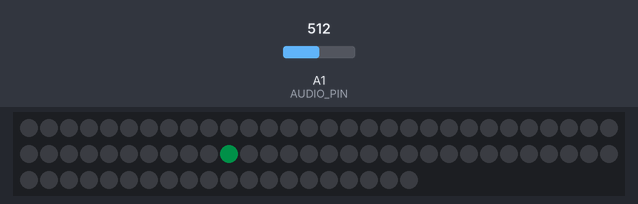
This sketch was run on a simulated Arduino Uno, built with avr-gcc and run on an emulated ATmega328P. Parts: 80 RGB LEDs in strip order, left to right, continuing on the next row. The test bench sets the inputs (shaded band); at power-on: A1 (AUDIO_PIN) = 512. Dim RGB values are drawn brighter than linear.

Above: at 0.15 s.
At 4.98 s:
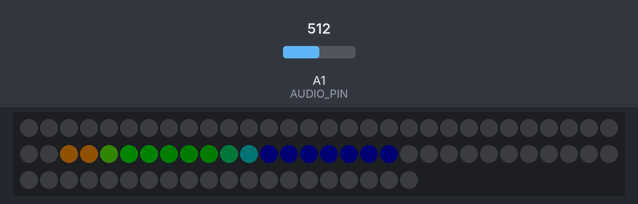
At 9.8 s:
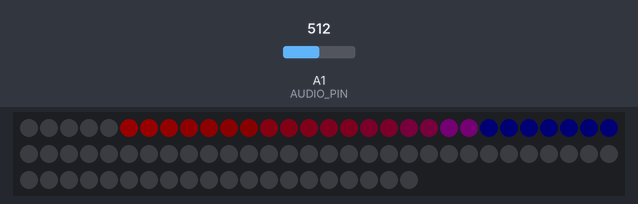
At 20.36 s:
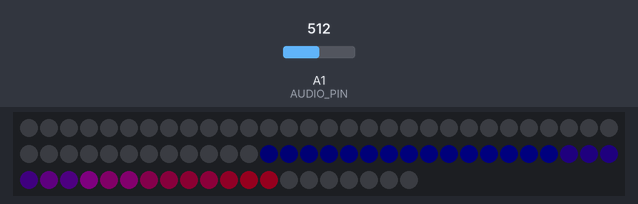
At 30.31 s:
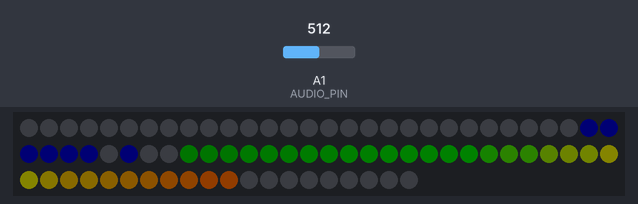
At 39.66 s:
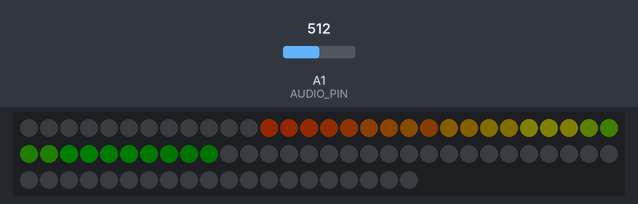

The sketch:

gradient.ino
```cpp
#include <FastLED.h>

#define LED_PIN 2
#define NUM_LEDS 80

#define AUDIO_PIN A1

CRGB leds[NUM_LEDS];

uint8_t hue = 160;

ISR(TIMER1_COMPA_vect) {
  //Serial.println("here");
  hue += 10;
}

void configure_timer() {
  TCCR1A = 0;
  TCCR1B = 0;
  TCNT1 = 0;
  OCR1A = 31250;            // compare match register 16MHz/256/2Hz-1
  TCCR1B |= (1 << WGM12);   // CTC mode
  TCCR1B |= (1 << CS12);    // 256 prescaler
  TCCR1B |= (1 << CS10);
}

void init_timer() {
  TIMSK1 |= (1 << OCIE1A);  // enable timer compare interrupt
}

CRGBPalette16 purplePalette = CRGBPalette16 (
    CRGB::DarkViolet,
    CRGB::DarkViolet,
    CRGB::DarkViolet,
    CRGB::DarkViolet,

    CRGB::Magenta,
    CRGB::Magenta,
    CRGB::Linen,
    CRGB::Linen,

    CRGB::Magenta,
    CRGB::Magenta,
    CRGB::DarkViolet,
    CRGB::DarkViolet,

    CRGB::DarkViolet,
    CRGB::DarkViolet,
    CRGB::Linen,
    CRGB::Linen
);

CRGBPalette16 myPal = purplePalette;

void setup() {
  FastLED.addLeds<WS2812, LED_PIN, GRB>(leds, NUM_LEDS);
  FastLED.setMaxPowerInVoltsAndMilliamps(5, 500);
  FastLED.setBrightness(25);
  FastLED.setCorrection(TypicalPixelString);

  // configure A1 as input pin and enable adc -> lab4
  ADMUX = 0;
  /* ADC1 - channel 1 */
  ADMUX |= (1 << MUX0);
  /* AVCC with external capacitor at AREF pin */
  ADMUX |= (1 << REFS0);

  ADCSRA = 0;
  /* set prescaler at 128 */
  ADCSRA |= (7 << ADPS0);
  /* enable ADC */
  ADCSRA |= (1 << ADEN);

  // configure timer and intrerrupt every 2 seconds
  cli();
  configure_timer();
  init_timer();
  sei();

  Serial.begin(9600);
}
uint8_t paletteIndex = 0;

void loop() {
  ADCSRA |= (1 << ADSC);
  /* wait until conversion is complete */
  while (!(ADCSRA & (1 << ADIF)));
  uint16_t result = ADC * 2;

  uint8_t brightness = map(result, 0, 1023, 0, 200);
  //Serial.println(brightness);
  // FastLED.setBrightness(brightness);

  // EVERY_N_MILLISECONDS(50){
  //   //Switch on an LED at random, choosing a random color from the palette
  //   leds[random8(0, NUM_LEDS - 1)] = ColorFromPalette(myPal, random8(), 255, LINEARBLEND);
  // }

  //  // Fade all LEDs down by 1 in brightness each time this is called
  //  fadeToBlackBy(leds, NUM_LEDS, 1);

  // Waves for LED position
  uint8_t posBeat  = beatsin8(30, 0, NUM_LEDS - 1, 0, 0);
  uint8_t posBeat2 = beatsin8(60, 0, NUM_LEDS - 1, 0, 0);
  uint8_t posBeat3 = beatsin16(30, 0, NUM_LEDS - 1, 0, 127);
  uint8_t posBeat4 = beatsin16(60, 0, NUM_LEDS - 1, 0, 127);


  // In the video I use beatsin8 for the positions. For longer strips,
  // the resolution isn't high enough for position and can lead to some
  // LEDs not lighting. If this is the case, use the 16 bit versions below
  // uint16_t posBeat  = beatsin16(30, 0, NUM_LEDS - 1, 0, 0);
  // uint16_t posBeat2 = beatsin16(60, 0, NUM_LEDS - 1, 0, 0);
  // uint16_t posBeat3 = beatsin16(30, 0, NUM_LEDS - 1, 0, 32767);
  // uint16_t posBeat4 = beatsin16(60, 0, NUM_LEDS - 1, 0, 32767);

  // Wave for LED color
  uint8_t colBeat  = beatsin8(45, 0, 255, 0, 0);

  leds[(posBeat + posBeat2) / 2]  = CHSV(colBeat, 255, 255);
  leds[(posBeat3 + posBeat4) / 2]  = CHSV(colBeat, 255, 255);

  fadeToBlackBy(leds, NUM_LEDS, 10);
  FastLED.show();
}
```
